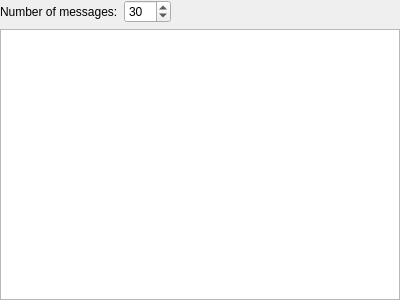
<?xml version="1.0" encoding="UTF-8"?>
<ui version="4.0">
 <class>ESPI</class>
 <widget class="QWidget" name="ESPI">
  <property name="geometry">
   <rect>
    <x>0</x>
    <y>0</y>
    <width>400</width>
    <height>300</height>
   </rect>
  </property>
  <property name="windowTitle">
   <string>ESPI List</string>
  </property>
  <layout class="QVBoxLayout" name="verticalLayout">
   <property name="leftMargin">
    <number>0</number>
   </property>
   <property name="topMargin">
    <number>0</number>
   </property>
   <property name="rightMargin">
    <number>0</number>
   </property>
   <property name="bottomMargin">
    <number>0</number>
   </property>
   <item>
    <layout class="QHBoxLayout" name="horizontalLayout">
     <item>
      <widget class="QLabel" name="label">
       <property name="text">
        <string>Number of messages:</string>
       </property>
      </widget>
     </item>
     <item>
      <widget class="QSpinBox" name="messagesNumSB">
       <property name="maximum">
        <number>100</number>
       </property>
       <property name="singleStep">
        <number>5</number>
       </property>
       <property name="value">
        <number>30</number>
       </property>
      </widget>
     </item>
     <item>
      <spacer name="horizontalSpacer">
       <property name="orientation">
        <enum>Qt::Horizontal</enum>
       </property>
       <property name="sizeHint" stdset="0">
        <size>
         <width>40</width>
         <height>20</height>
        </size>
       </property>
      </spacer>
     </item>
    </layout>
   </item>
   <item>
    <widget class="ESPIListWidget" name="espiList"/>
   </item>
  </layout>
 </widget>
 <customwidgets>
  <customwidget>
   <class>ESPIListWidget</class>
   <extends>QListWidget</extends>
   <header>stockmonitor.gui.widget.info.espiwidget</header>
  </customwidget>
 </customwidgets>
 <resources/>
 <connections/>
</ui>
